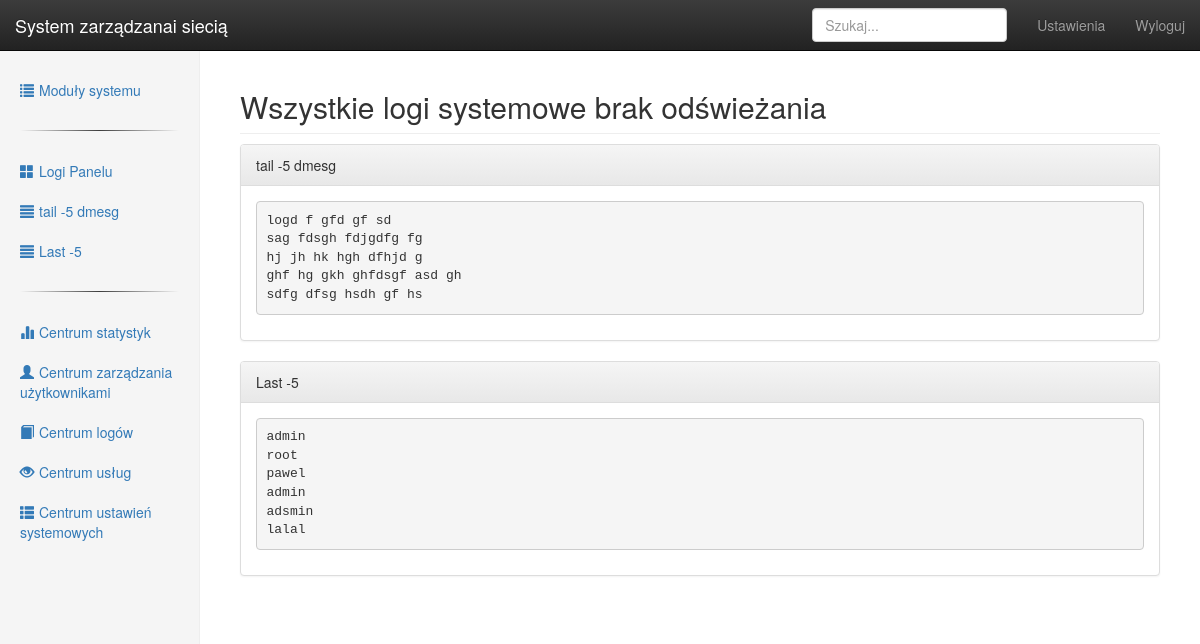
/logs (signed in), run on the app's committed database.
### tables this page shows
CREATE TABLE IF NOT EXISTS `linuxlogs` (
  `id` int(10) unsigned NOT NULL AUTO_INCREMENT,
  `title` varchar(333) DEFAULT NULL,
  `changeDate` int(11) DEFAULT NULL,
  `command` varchar(333) DEFAULT NULL,
  `content` text,
  PRIMARY KEY (`id`)
);

### libs/View.php (called while the page is built, shortened)
<?php
class View {
    public function render($name, $noInclude = false)
    {
        require 'views/' . $name . '.php';
    }
}

### controllers/logs.php (called while the page is built, shortened)
<?php
class Logs extends Controller {
    function loadAuthContent(){
        $this->view->info = array();
        $this->view->leftMenu = array();
    }
    private function renderLeftMenu($active = ""){
        $this->view->linuxLogs = $this->model->getLogs();
        array_push($this->view->leftMenu, array('active' => false, 'ico' => 'th-large', 'link' => 'logs/panelLog', 'title' => "Logi Panelu"));
        foreach ($this->view->linuxLogs as $log) {
            array_push($this->view->leftMenu, array('active' => false, 'ico' => 'align-justify', 'link' => 'logs/log/'.$log['id'], 'title' => $log['title']));
        }
        $this->view->render('leftMenu');
    }
    function index() {
        $this->view->render('header');
        $this->renderLeftMenu();
        $this->view->title = 'Wszystkie logi systemowe brak odświeżania';
        $this->view->render('logs/linuxLogs');
        $this->view->render('footerWithMenu');
    }
}

### libs/Bootstrap.php (called while the page is built, shortened)
<?php
final class Bootstrap {
    private $_url = null;
    private $_controller = null;
    private $_method = null;
    private $_controllerPath = 'controllers/';
    private $_modelPath = 'models/';
    public function init() {
        $this->_callControllerMethod();
    }
    private function _getUrl() {
        $url = isset($_GET['url']) ? $_GET['url'] : 'index';
        $url = rtrim($url, '/');
        $url = filter_var($url, FILTER_SANITIZE_URL);
        $this->_url = explode('/', $url);
    }
    private function _loadController() {
        $file = $this->_controllerPath . $this->_url[0] . '.php';
        if (file_exists($file)) {
            $this->_controller = new $this->_url[0];
            $this->_controller->loadModel($this->_url[0], $this->_modelPath);
        } else {
            $this->_error();
            return false;
        }
    }
    private function _callControllerMethod() {
        $length = count($this->_url);
        if ($length > 0) {
            if (method_exists($this->_controller, $this->_url[1])) {
                $this->_method = $this->_url[1];
                unset($this->_url[1]);
            } else {
                $this->_error();
            }
        } else {
            $this->_method = 'index';
        }
        $this->parms = $this->_url ? array_values($this->_url) : [];
        call_user_func_array([$this->_controller, $this->_method], $this->parms);
    }
}

### index.php (called while the page is built, shortened)
<?php
$bootstrap = new Bootstrap();
$bootstrap->init();

### libs/Database.php (called while the page is built, shortened)
<?php
class Database extends PDO
{
    public function select($sql, $array = array(), $fetchMode = PDO::FETCH_ASSOC)
    {
        $sth = $this->prepare($sql);
        foreach ($array as $key => $value) {
            $sth->bindValue("$key", $value);
        }
        $sth->execute();
        return $sth->fetchAll($fetchMode);
    }
}

### models/logs_model.php (called while the page is built, shortened)
<?php
class Logs_Model extends Model {
    public function getLogs() {
        $sth = $this->db->select('select * from linuxLogs', array());
        return $sth;
    }
}

### libs/Model.php (called while the page is built)
<?php
abstract class Model {
    function __construct() {
        $this->db = new Database(DB_TYPE, DB_HOST, DB_NAME, DB_USER, DB_PASS);
    }
}

### views/logs/linuxLogs.php (the view)
<?php
echo '<h2 class="sub-header">'.$this->title.'</h2>';
if (isset($this->linuxLogs)) {
    foreach ($this->linuxLogs as $log) {
        echo '<div class="panel panel-default">
            <div class="panel-heading">'.$log['title'].'</div>
            <div class="panel-body"><pre  id="log'.$log['id'].'">'.$log['content'].'</pre></div>
           </div>';
    }
}

### public/css/dashboard.css (style rules this page uses)
body { padding-top: 50px; }
.sub-header { padding-bottom: 10px; border-bottom: 1px solid #eee; }

### data on the page
linuxlogs: title "tail -5 dmesg", content "logd f gfd gf sd sag fdsgh fdjgdfg fg hj jh hk hgh dfhjd g ghf hg gkh ghfdsgf asd gh sdfg dfsg hsdh gf hs"
linuxlogs: title "Last -5", content "admin root pawel admin adsmin lalal"

### other printed values
$link['title'] "Logi Panelu"
$link['title'] "tail -5 dmesg"
$link['title'] "Last -5"
$this->title "Wszystkie logi systemowe brak odświeżania"
